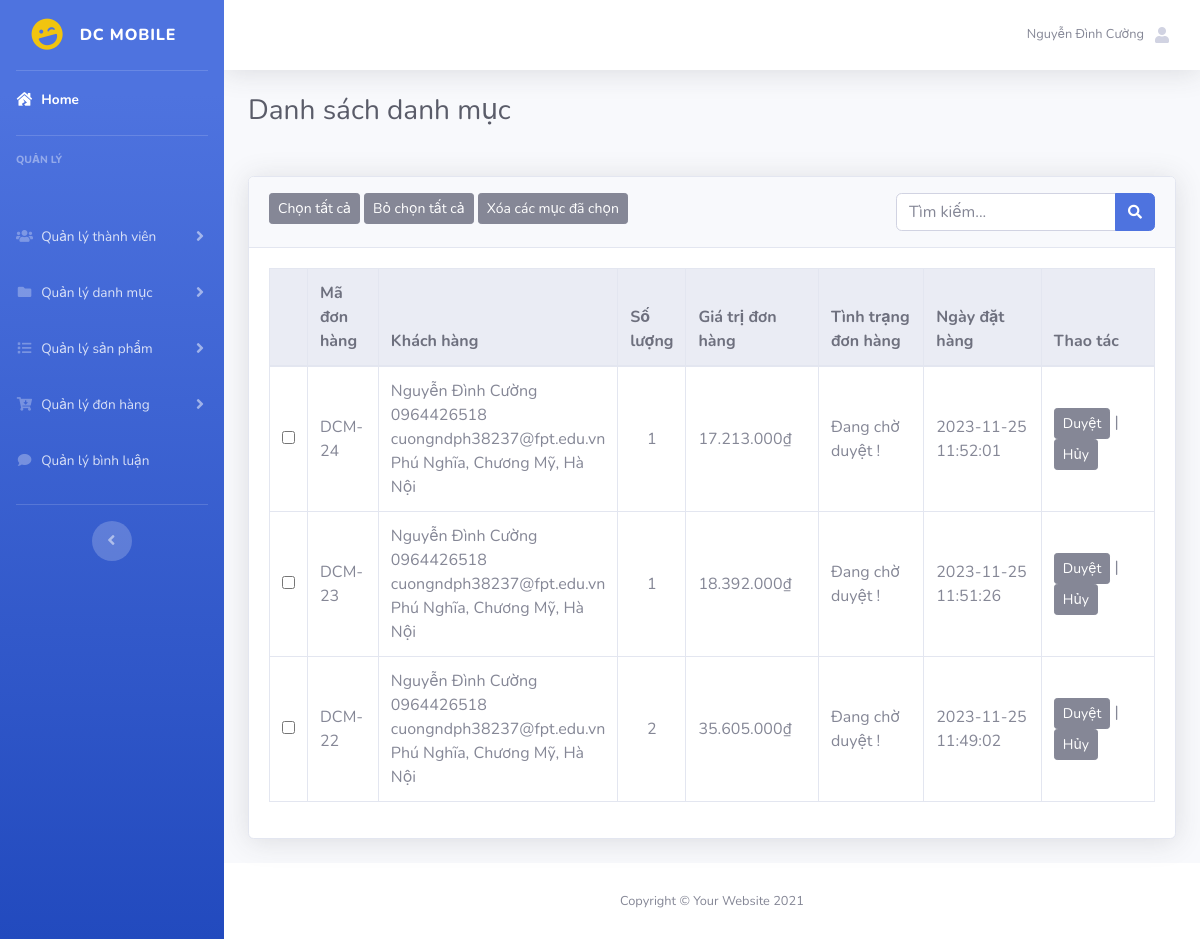
The app's page /admin/index.php?act=kiemduyet (signed in), older data.
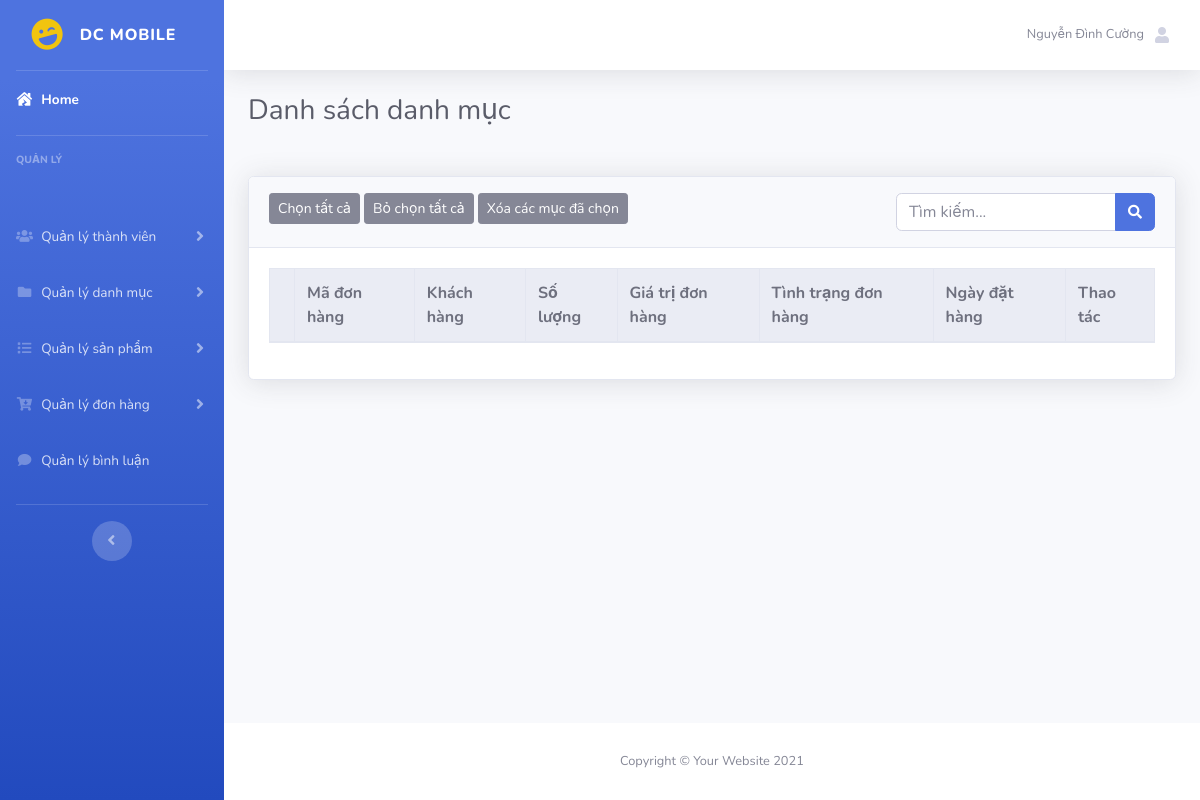
The same page, newer data.
### tables this page shows
CREATE TABLE `donhang` (
  `id` int(11) NOT NULL,
  `idtaikhoan` int(5) NOT NULL,
  `hovatennhan` varchar(255) NOT NULL,
  `ngaydathang` datetime NOT NULL,
  `diachinhan` varchar(255) NOT NULL,
  `sodienthoainhan` varchar(20) NOT NULL,
  `phuongthuctt` tinyint(1) NOT NULL COMMENT '0. thanh toán khi nhận hàng 1. Chuyển khoản',
  `trangthai` tinyint(1) NOT NULL DEFAULT 0 COMMENT '0. chưa duyệt 1.Đã duyệt ',
  `giaohang` tinyint(1) NOT NULL DEFAULT 0 COMMENT '0. Đơn hàng mới 1.Đang giao 2. Đã giao'
);

CREATE TABLE `taikhoan` (
  `id` int(5) NOT NULL,
  `hovaten` varchar(50) DEFAULT NULL,
  `tendangnhap` varchar(50) NOT NULL,
  `matkhau` varchar(50) NOT NULL,
  `email` varchar(255) NOT NULL,
  `sodienthoai` varchar(20) DEFAULT NULL,
  `diachi` varchar(255) DEFAULT NULL,
  `role` tinyint(5) NOT NULL DEFAULT 0
);

### model/pdo.php (called while the page is built, shortened)
<?php
function pdo_get_connection(){
    $servername = "localhost";
    $username = "root";
    $password = "";
    try {
        $conn = new PDO("mysql:host=$servername;dbname=du_an_1", $username, $password);
        $conn->setAttribute(PDO::ATTR_ERRMODE, PDO::ERRMODE_EXCEPTION);
        return $conn;
    } catch(PDOException $e) {
        echo "Connection failed: " . $e->getMessage();
    }
}
function pdo_query($sql){
    $sql_args=array_slice(func_get_args(),1);
    try{
        $conn=pdo_get_connection();
        $stmt=$conn->prepare($sql);
        $stmt->execute($sql_args);
        $rows=$stmt->fetchAll();
        return $rows;
    }
    catch(PDOException $e){
        throw $e;
    }
    finally{
        unset($conn);
    }
}
?>

### model/donhang.php (called while the page is built, shortened)
<?php
    function load_all_ctdh($kyw,$trangthai){
        $query="SELECT donhang.id as iddh, donhang.idtaikhoan, donhang.hovatennhan, donhang.ngaydathang, donhang.diachinhan, donhang.sodienthoainhan, donhang.phuongthuctt, donhang.trangthai, donhang.giaohang,
         SUM(chitietdonhang.soluong) as soluongct, SUM(chitietdonhang.thanhtien) as thanhtien,
         taikhoan.id as idtk, taikhoan.hovaten, taikhoan.tendangnhap, taikhoan.matkhau, taikhoan.email, taikhoan.sodienthoai, taikhoan.diachi FROM chitietdonhang
         INNER JOIN donhang ON donhang.id=chitietdonhang.iddonhang
         INNER JOIN taikhoan ON donhang.idtaikhoan=taikhoan.id WHERE 1";
        if($trangthai==0){
            $query .=" AND trangthai='$trangthai'";
        }else if($trangthai==1){
            $query .=" AND trangthai='$trangthai'";
        }
        $query .=" GROUP BY chitietdonhang.iddonhang ORDER BY iddh desc";
        return pdo_query($query);
    }
?>

### admin/donhang/kiemduyet.php (the view)
<div class="container-fluid">
                   <h1 class="h3 mb-2 text-gray-800 mb-5">Danh sách danh mục</h1>
                   <div class="card shadow mb-4">
                       <div class="card-header py-3">
                       <button type="button" class="btn btn-secondary btn-sm" onclick="chontatca()">Chọn tất cả</button>
                       <button type="button" class="btn btn-secondary btn-sm" onclick="bochontatca()">Bỏ chọn tất cả</button>
                       <button type="button" class="btn btn-secondary btn-sm">Xóa các mục đã chọn</button>
                           <form action="?act=listdh" method="post" class="float-right">
                               <div class="input-group">
                                   <input type="text" class="form-control" name="kyw" placeholder="Tìm kiếm...">
                                   <div class="input-group-append">
                                       <button class="btn btn-primary" type="submit" name="search">
                                           <i class="fas fa-search fa-sm"></i>
                                       </button>
                                   </div>
                               </div>
                           </form>
                       </div>
                       <div class="card-body">
                           <div class="table-responsive">
                               <table class="table table-bordered" width="100%" cellspacing="0">
                                   <thead class="thead-light">
                                       <tr>
                                           <th></th>
                                           <th>Mã đơn hàng</th>
                                           <th>Khách hàng</th>
                                           <th>Số lượng</th>
                                           <th>Giá trị đơn hàng</th>
                                           <th>Tình trạng đơn hàng</th>
                                           <th>Ngày đặt hàng</th>
                                           <th>Thao tác</th>
                                       </tr>
                                   </thead>
                                   <tbody>
                                       <?php
                                       foreach ($listdh as $dh) {
                                           extract($dh);
                                           if($trangthai==0) $trangthai="Đang chờ duyệt !";
                                           else $trangthai="Đã duyệt đơn !";
                                           echo '<tr>
                                                   <td class="text-center align-middle"><input type="checkbox" name="select" id="" value="'.$iddh.'"></td>
                                                   <td class="col-1 align-middle">DCM-'.$iddh.'</td>
                                                   <td class="col-3 align-middle">
                                                       '.$hovatennhan.' <br>
                                                       '.$sodienthoainhan.' <br>
                                                       '.$email.' <br>
                                                       '.$diachinhan.'
                                                   </td>
                                                   <td class="text-center align-middle">'.$soluongct.'</td>
                                                   <td  class="col-2 align-middle">'.number_format($thanhtien, 0, ',', '.').'₫</td>
                                                   <td  class="col-2 align-middle">'.$trangthai.'</td>
                                                   <td class="col-2 align-middle">'.$ngaydathang.'</td>
                                                   <td class="col-2 align-middle"><a href="?act=duyetdon&id='.$iddh.'"><button class="btn btn-secondary btn-sm">Duyệt</button></a> |
                                                       <a href="?act=xoadh&id='.$iddh.'"><button class="btn btn-secondary btn-sm">Hủy</button></a></td>
                                               </tr>';
                                       }
                                       ?>
                                   </tbody>
                               </table>
                           </div>
                       </div>
                   </div>
               </div>

### admin/header.php (shortened to what this page needs)
<!DOCTYPE html>
<html lang="en">
<head>
    <link rel="stylesheet" href="../assets/css/style.css">
    <link href="../assets/vendor/fontawesome-free/css/all.min.css" rel="stylesheet" type="text/css">
    <link href="../assets/css/sb-admin-2.min.css" rel="stylesheet">
    <link href="../assets/vendor/datatables/dataTables.bootstrap4.min.css" rel="stylesheet">
</head>
<body id="page-top">
    <div id="wrapper">
        <ul class="navbar-nav bg-gradient-primary sidebar sidebar-dark accordion" id="accordionSidebar">
            <a class="sidebar-brand d-flex align-items-center justify-content-center" href="?act=trangchu">
                <div class="sidebar-brand-icon rotate-n-15">
                    <i class="fas fa-laugh-wink" style="color: #f1c40f;"></i>
                </div>
                <div class="sidebar-brand-text mx-3">DC MOBILE</div>
            </a>
            <hr class="sidebar-divider my-0">
            <li class="nav-item active">
                <a class="nav-link" href="?act=trangchu">
                    <i class="fas fa-fw fa-house-damage"></i>
                    <span>Home</span>
            </li>
            <hr class="sidebar-divider">
            <div class="sidebar-heading">
                Quản lý
            </div>
            <li class="nav-item">
                <a class="nav-link collapsed" href="#" data-toggle="collapse" data-target="#collapseTwo"
                    aria-expanded="true" aria-controls="collapseTwo">
                    <i class="fas fa-fw fa-users"></i>
                    <span>Quản lý thành viên</span>
                </a>
            </li>
            <li class="nav-item">
                <a class="nav-link collapsed" href="#" data-toggle="collapse" data-target="#collapseThree"
                    aria-expanded="true" aria-controls="collapseThree">
                    <i class="fas fa-fw fa-folder"></i>
                    <span>Quản lý danh mục</span>
                </a>
            </li>
            <li class="nav-item">
                <a class="nav-link collapsed" href="#" data-toggle="collapse" data-target="#collapseFour"
                    aria-expanded="true" aria-controls="collapseFour">
                    <i class="fas fa-fw fa-list"></i>
                    <span>Quản lý sản phẩm</span>
                </a>
            </li>
            <li class="nav-item">
                <a class="nav-link collapsed" href="#" data-toggle="collapse" data-target="#collapseFive"
                    aria-expanded="true" aria-controls="collapseFive">
                    <i class="fas fa-fw fa-cart-arrow-down"></i>
                    <span>Quản lý đơn hàng</span>
                </a>
            </li>
            <li class="nav-item mb-3">
                <a class="nav-link" href="?act=listbl">
                    <i class="fas fa-fw fa-comment"></i>
                    <span>Quản lý bình luận</span></a>
            </li>
            <hr class="sidebar-divider d-none d-md-block">
            <div class="text-center d-none d-md-inline">
                <button class="rounded-circle border-0" id="sidebarToggle"></button>
            </div>
        </ul>
        <div id="content-wrapper" class="d-flex flex-column">
            <div id="content">
                <nav class="navbar navbar-expand navbar-light bg-white topbar mb-4 static-top shadow">
                    <ul class="navbar-nav ml-auto">
                        <li class="nav-item dropdown no-arrow">
                            <a class="nav-link dropdown-toggle" href="#" id="userDropdown" role="button"
                                data-toggle="dropdown" aria-haspopup="true" aria-expanded="false">
                                <span class="mr-2 d-none d-lg-inline text-gray-600 small"><?= $_SESSION['user']['hovaten'];?></span>
                                <i class="fas fa-fw fa-user"></i>
                            </a>
                        </li>
                    </ul>
                </nav>

### admin/index.php (shortened to what this page needs)
<?php
include "../model/pdo.php";
include "../model/donhang.php";
include "header.php";
if(isset($_GET['act'])&&($_GET['act']!="")){
    $act=$_GET['act'];
    switch ($act) {
        case 'kiemduyet':
            if(isset($_POST['search'])){
                $kyw=$_POST['kyw'];
            }else{
                $kyw="";
            }
            $listdh=load_all_ctdh($kyw,0);
            include "donhang/kiemduyet.php";
            break;
    }
}else{
    include "home.php";
}
include "footer.php";
?>

### admin/footer.php (shortened to what this page needs)
</div>
            <footer class="sticky-footer bg-white">
                <div class="container my-auto">
                    <div class="copyright text-center my-auto">
                        <span>Copyright &copy; Your Website 2021</span>
                    </div>
                </div>
            </footer>
        </div>
    </div>
</body>
</html>

### assets/css/style.css (style rules this page uses)
.table { vertical-align: baseline; }
td { vertical-align: middle; }

Row changes from the older to the newer data that the page shows:
removed donhang: id "24", hovatennhan "Nguyễn Đình Cường", sodienthoainhan "0964426518", idtaikhoan.email "cuongndph38237@fpt.edu.vn", diachinhan "Phú Nghĩa, Chương Mỹ, Hà Nội", soluongct "1", thanhtien "17.213.000", trangthai "Đang chờ duyệt !", ngaydathang "2023-11-25 11:52:01"
removed donhang: id "23", hovatennhan "Nguyễn Đình Cường", sodienthoainhan "0964426518", idtaikhoan.email "cuongndph38237@fpt.edu.vn", diachinhan "Phú Nghĩa, Chương Mỹ, Hà Nội", soluongct "1", thanhtien "18.392.000", trangthai "Đang chờ duyệt !", ngaydathang "2023-11-25 11:51:26"
removed donhang: id "22", hovatennhan "Nguyễn Đình Cường", sodienthoainhan "0964426518", idtaikhoan.email "cuongndph38237@fpt.edu.vn", diachinhan "Phú Nghĩa, Chương Mỹ, Hà Nội", soluongct "2", thanhtien "35.605.000", trangthai "Đang chờ duyệt !", ngaydathang "2023-11-25 11:49:02"
